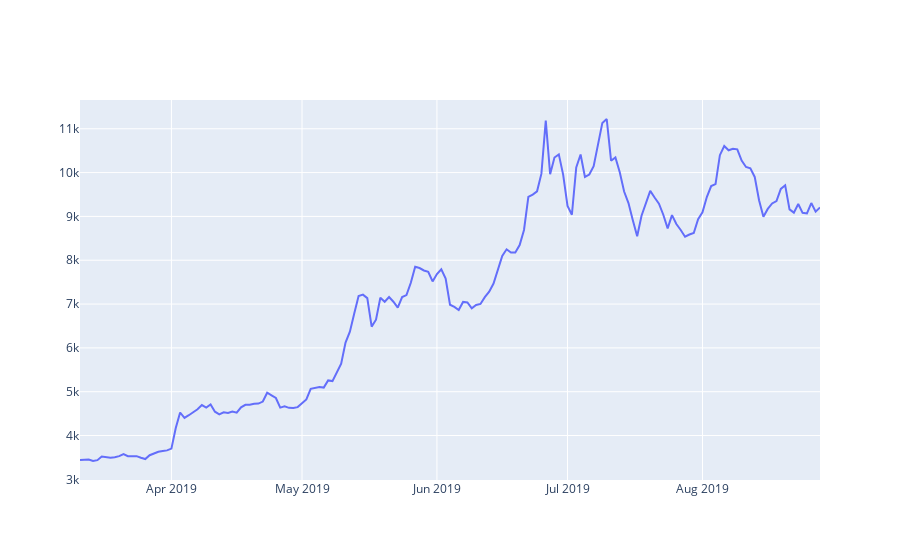

The notebook cell saved with this chart:
### Code cell
# Chart the BTC pricing data
btc_trace = go.Scatter(x=btc_eur_price_kraken.index, y=btc_eur_price_kraken['Weighted Price'])
py.iplot([btc_trace])

### Figure 1 — Plotly figure (JSON) as saved in the notebook; plotly's stock layout.template omitted (floating-point values rounded to 4 significant figures; data arrays with more than 128 entries replaced by an {"elided": "..."} marker saying what was removed)
{"data": [{"type": "scatter", "x": {"elided": "171 str values"}, "y": {"elided": "171 float values"}}], "layout": {}}
